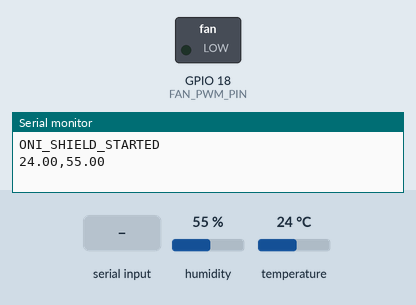
Recording of a sketch running on a simulated ESP32. Shown: switched loads named in the sketch (green lamp = pin HIGH), the last lines printed to the serial monitor. The test bench sets the inputs (shaded band); at power-on: humidity 55 %, temperature 24 °C.

Above: at 1.2 s.
1.3 s: "90,45\n" received over Serial
At 6.6 s:
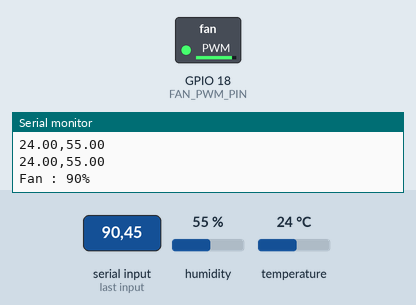
12.5 s: "5\n" received over Serial
At 17.1 s:
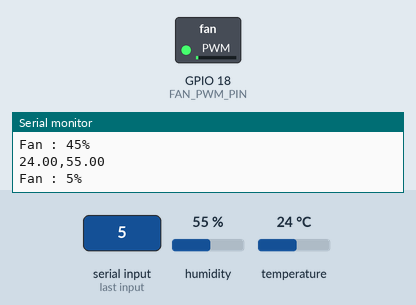
23.6 s: "90\n" received over Serial
At 28.5 s:
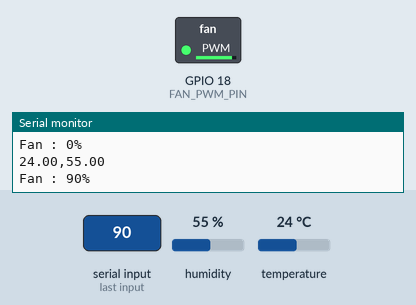
Timing chart, 0 to 34.7 s (numbered marks = the images above; inputs shaded):
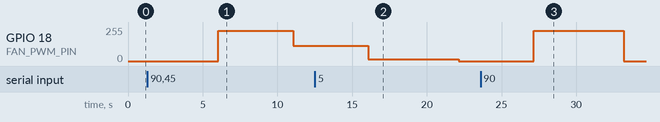

The sketch:

oni_shield.ino
```cpp
#include "config.h"
#include "dht_sensor.h"
#include "blower_control.h"

float temperature;
float humidity;

int blowerSpeed = 0;

void setup()
{
    Serial.begin(115200);

    initSensor();

    initBlower();

    Serial.println("ONI_SHIELD_STARTED");
}

void loop()
{
    temperature = getTemperature();
    humidity = getHumidity();

    if (isnan(temperature) || isnan(humidity))
    {
        Serial.println("ERROR");
        delay(SENSOR_DELAY);
        return;
    }

    // Send sensor data to Python
    Serial.print(temperature);
    Serial.print(",");
    Serial.println(humidity);

    // Wait for prediction
    unsigned long start = millis();

    while (!Serial.available())
    {
        if (millis() - start > 1000)
            break;
    }

    if (Serial.available())
    {
        blowerSpeed = Serial.parseInt();

        blowerSpeed = constrain(
            blowerSpeed,
            0,
            100
        );

        setBlowerSpeed(blowerSpeed);

        Serial.print("Fan : ");
        Serial.print(blowerSpeed);
        Serial.println("%");
    }

    delay(SENSOR_DELAY);
}
```

blower_control.cpp
```cpp
#include <Arduino.h>

#include "config.h"
#include "blower_control.h"

void initBlower()
{
    ledcSetup(
        FAN_PWM_CHANNEL,
        FAN_PWM_FREQ,
        FAN_PWM_RES
    );

    ledcAttachPin(
        FAN_PWM_PIN,
        FAN_PWM_CHANNEL
    );
}

void setBlowerSpeed(int percent)
{
    percent = constrain(percent,0,100);

    int pwm = map(
        percent,
        0,
        100,
        0,
        255
    );

    ledcWrite(
        FAN_PWM_CHANNEL,
        pwm
    );
}
```

blower_control.h
```cpp
#ifndef BLOWER_CONTROL_H
#define BLOWER_CONTROL_H

void initBlower();

void setBlowerSpeed(int percent);

#endif
```

dht_sensor.cpp
```cpp
#include <Arduino.h>
#include <DHT.h>

#include "config.h"
#include "dht_sensor.h"

DHT dht(DHT_PIN, DHT_TYPE);

void initSensor()
{
    dht.begin();
}

float getTemperature()
{
    return dht.readTemperature();
}

float getHumidity()
{
    return dht.readHumidity();
}
```

dht_sensor.h
```cpp
#ifndef DHT_SENSOR_H
#define DHT_SENSOR_H

void initSensor();

float getTemperature();

float getHumidity();

#endif
```

config.h
```cpp
#ifndef CONFIG_H
#define CONFIG_H

// DHT Configuration
#define DHT_PIN     4
#define DHT_TYPE    DHT11

// Fan PWM Configuration
#define FAN_PWM_PIN     18
#define FAN_PWM_CHANNEL 0
#define FAN_PWM_FREQ    5000
#define FAN_PWM_RES     8

// Reading interval
#define SENSOR_DELAY 5000

#endif
```

Measured:
- after the input at 1.3 s, GPIO 18 (FAN_PWM_PIN): 0/255 → 228/255 after 4.7 s, → 114/255 5.0 s later
- after the input at 12.5 s, GPIO 18 (FAN_PWM_PIN): 114/255 → 12/255 after 3.6 s, → 0/255 6.0 s later
- after the input at 23.6 s, GPIO 18 (FAN_PWM_PIN): 0/255 → 228/255 after 3.5 s, → 0/255 6.0 s later
